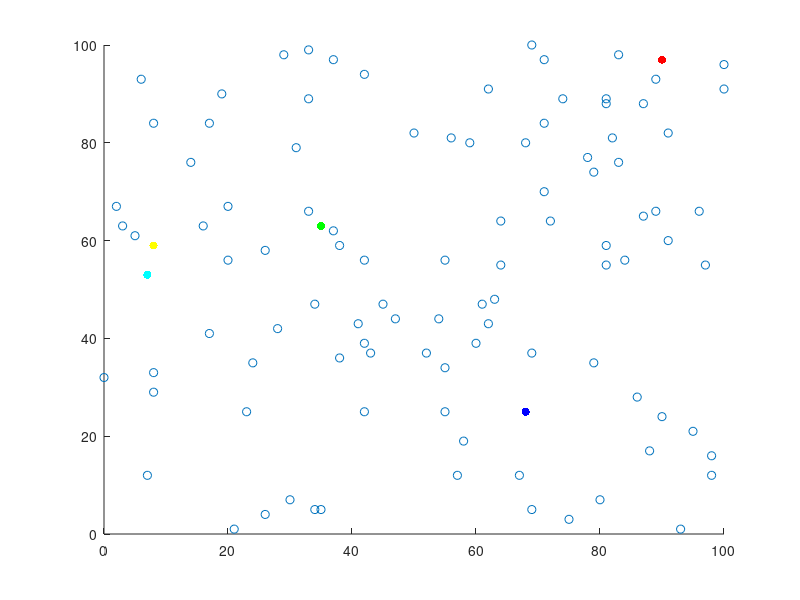
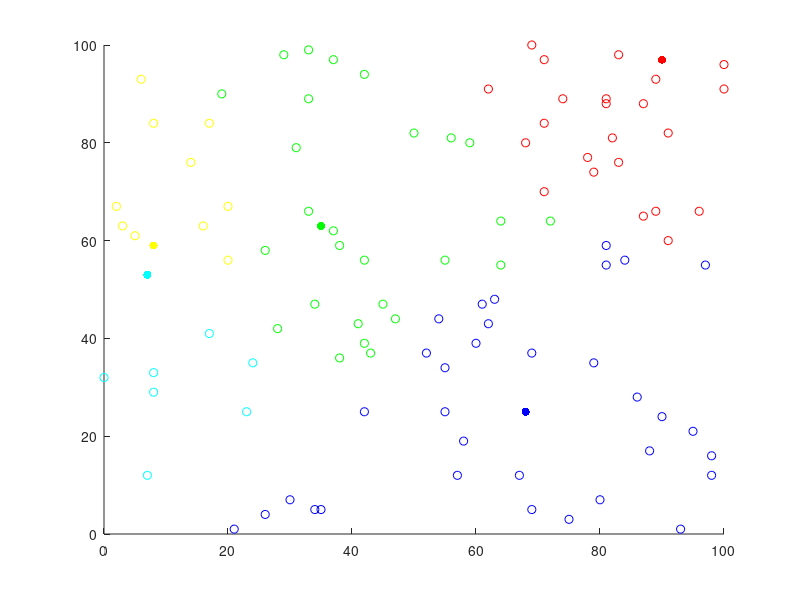
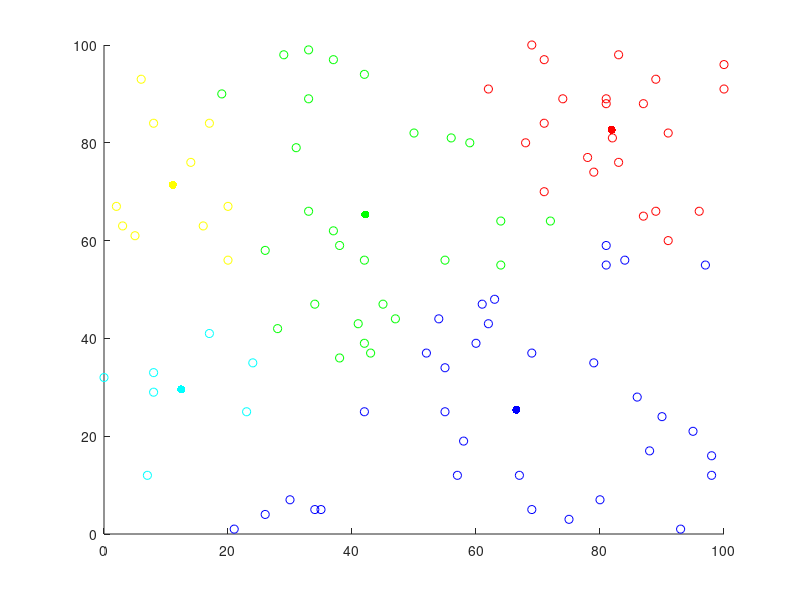
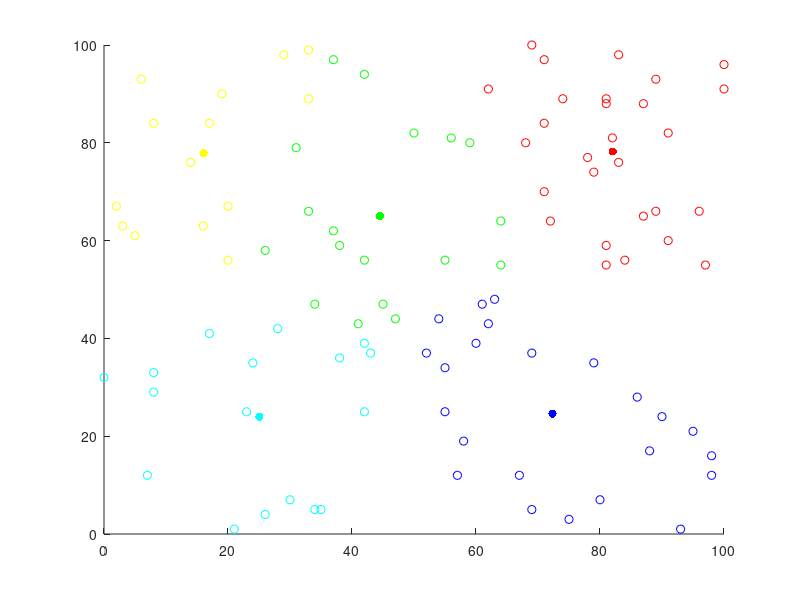

Here is the MATLAB script that generated these plots, in order:
% K means algorithm implementation


num_cent = 5;
num_dp = 100;
ws = 100;

colorChart = ['b', 'r', 'g', 'y', 'c', 'm']; 

dataPoints = randi([0 100], num_dp, 2);
centroids = randi([0 100], num_cent, 2);
clusterIndex = zeros(num_dp, 2);

% inital plot 
figure;

set(gca, 'xlim',[0, ws], 'ylim', [0, ws])
title('randomly scattered datapoints & initial centroids');
scatter(dataPoints(:,1), dataPoints(:,2), 'black') 

hold on
for i = 1:num_cent
    scatter(centroids(i,1), centroids(i,2), colorChart(i) , 'filled');
end
hold off


% clustering starts

distBuff = zeros(num_dp, num_cent);
% distance calculation
for i = 1:num_dp
    for j = 1:num_cent
    
        distBuff(i, j) = sqrt( (dataPoints(i, 1) - centroids(j,1))^2 + (dataPoints(i, 2) - centroids(j,2))^2 );
        
    end
end

% cluster back

for i=1:num_dp
    
    minimum = distBuff(i, 1);
    clusterIndex(i) = 1;
    
   for j = 2:num_cent
       
       if ( distBuff(i, j) < minimum)
           minimum = distBuff(i, j);
           clusterIndex(i, 1) = j;
       end
       
   end
   
       clusterIndex(i, 2) = colorChart(clusterIndex(i, 1)); 
end



figure;

set(gca, 'xlim',[0, ws], 'ylim', [0, ws])
title('initial custering');
scatter(dataPoints(1,1), dataPoints(1,2), char(clusterIndex(1,2)))
hold on
for i = 2:num_dp
    scatter(dataPoints(i,1), dataPoints(i,2), char(clusterIndex(i,2)))
end


for i = 1:num_cent
    scatter(centroids(i,1), centroids(i,2), colorChart(i) , 'filled');
end
hold off



% moving centroid

mean = zeros(num_cent, 3);
for i=1:num_dp
        mean(clusterIndex(i, 1), 1) = mean(clusterIndex(i, 1), 1) + dataPoints(i, 1);
        mean(clusterIndex(i, 1), 2) = mean(clusterIndex(i, 1), 2) + dataPoints(i, 2);
        mean(clusterIndex(i, 1), 3) = mean(clusterIndex(i, 1), 3) + 1;
end
for i=1:num_cent
   
    centroids(i, 1) = mean(i, 1) / mean(i, 3);
    centroids(i, 2) = mean(i, 2) / mean(i, 3);
    
end

figure;

set(gca, 'xlim',[0, ws], 'ylim', [0, ws])
title('modified centroids');
scatter(dataPoints(1,1), dataPoints(1,2), char(clusterIndex(1,2)))
hold on
for i = 2:num_dp
    scatter(dataPoints(i,1), dataPoints(i,2), char(clusterIndex(i,2)))
end


for i = 1:num_cent
    scatter(centroids(i,1), centroids(i,2), colorChart(i) , 'filled')
end
hold off


prevCentroids = zeros(num_cent, 2);

%iternation

while prevCentroids ~= centroids
    
    prevCentroids = centroids;
   
       distBuff = zeros(num_dp, num_cent);
    % distance calculation
    for i = 1:num_dp
        for j = 1:num_cent

            distBuff(i, j) = sqrt( (dataPoints(i, 1) - centroids(j,1))^2 + (dataPoints(i, 2) - centroids(j,2))^2 );

        end
    end

    % cluster back

    for i=1:num_dp

        minimum = distBuff(i, 1);
        clusterIndex(i) = 1;

       for j = 2:num_cent

           if ( distBuff(i, j) < minimum)
               minimum = distBuff(i, j);
               clusterIndex(i, 1) = j;
           end

       end

           clusterIndex(i, 2) = colorChart(clusterIndex(i, 1)); 
    end

    mean = zeros(num_cent, 3);
    for i=1:num_dp
            mean(clusterIndex(i, 1), 1) = mean(clusterIndex(i, 1), 1) + dataPoints(i, 1);
            mean(clusterIndex(i, 1), 2) = mean(clusterIndex(i, 1), 2) + dataPoints(i, 2);
            mean(clusterIndex(i, 1), 3) = mean(clusterIndex(i, 1), 3) + 1;
    end
    for i=1:num_cent

        centroids(i, 1) = mean(i, 1) / mean(i, 3);
        centroids(i, 2) = mean(i, 2) / mean(i, 3);

    end
    
end

figure;

set(gca, 'xlim',[0, ws], 'ylim', [0, ws])
title('10th iteration');
scatter(dataPoints(1,1), dataPoints(1,2), char(clusterIndex(1,2)))
hold on
for i = 2:num_dp
    scatter(dataPoints(i,1), dataPoints(i,2), char(clusterIndex(i,2)))
end


for i = 1:num_cent
    scatter(centroids(i,1), centroids(i,2), colorChart(i) , 'filled')
end
hold off